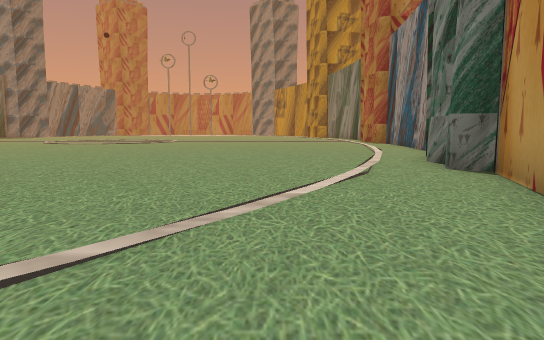
[1] (above)

19 first-person views from a walk through a scene from a Unity 3-D project. The camera is 1.5 m above the floor, tilts 6° down and sees 70° across. The floor is counted in squares, 2 m on a side. Each view is taken from the middle of a square. On the plan, view 1 faces up. The plan holds only what a view shows up to about 12 squares ahead; the rest is blank. The place goes on beyond the plan. The player character is not drawn. Some surface patterns are stand-ins.

[2]
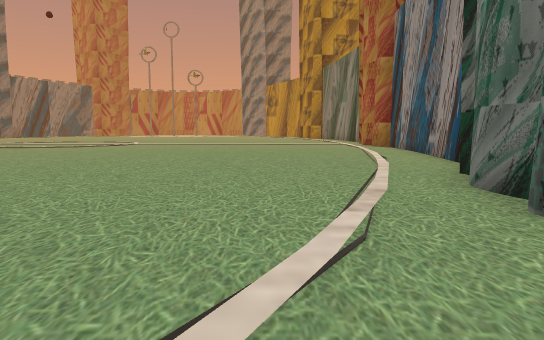

[3]
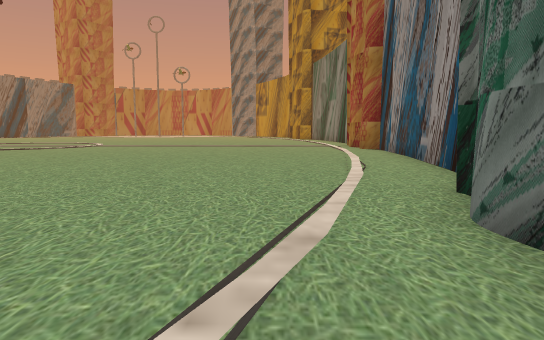

[4]
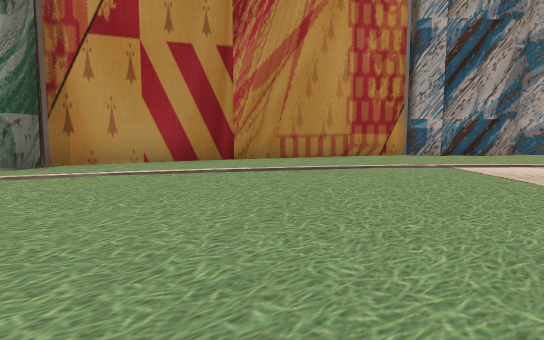

[5]
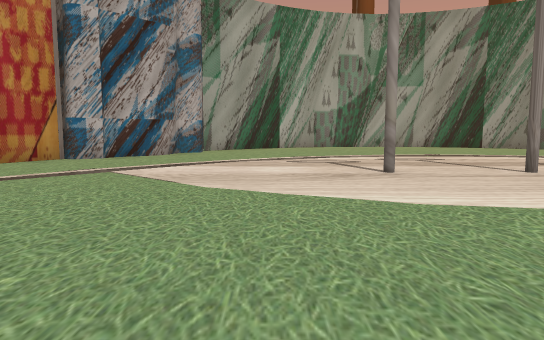

[6]
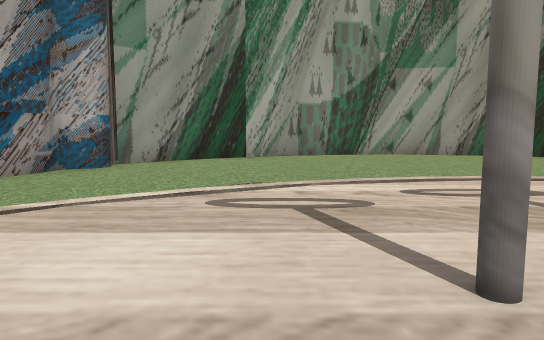

[7]
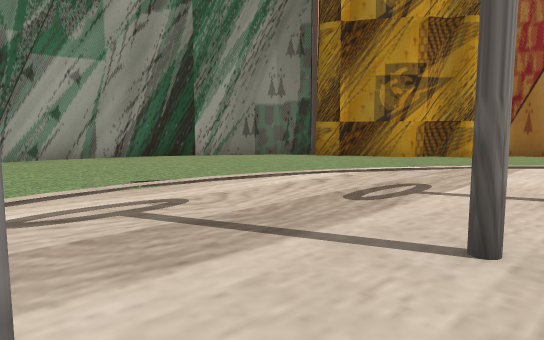

[8]
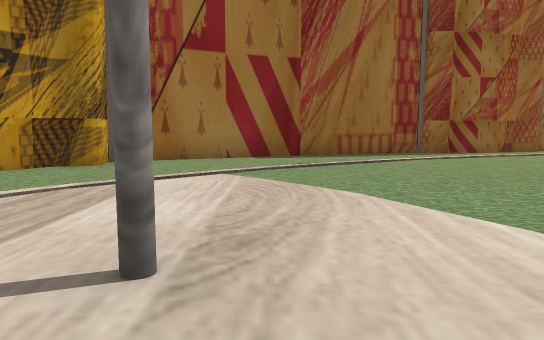

[9]
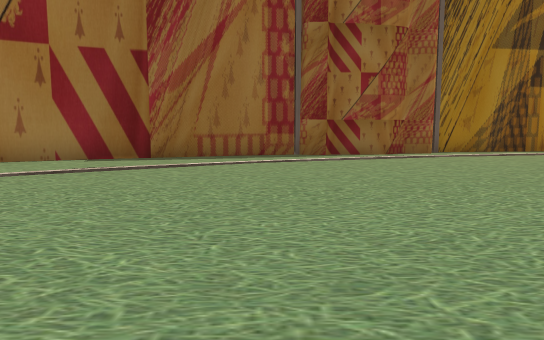

[10]
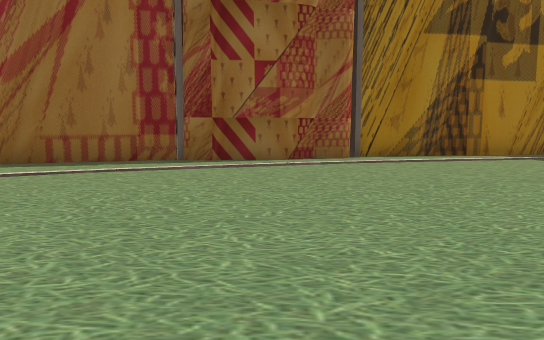

[11]
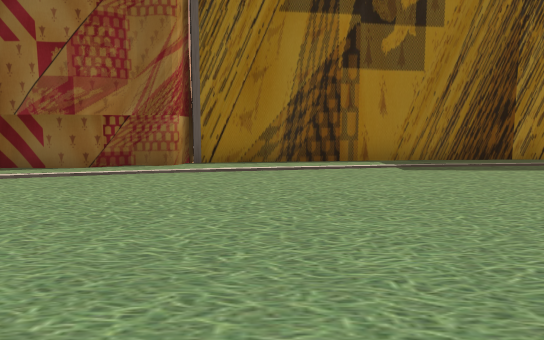

[12]
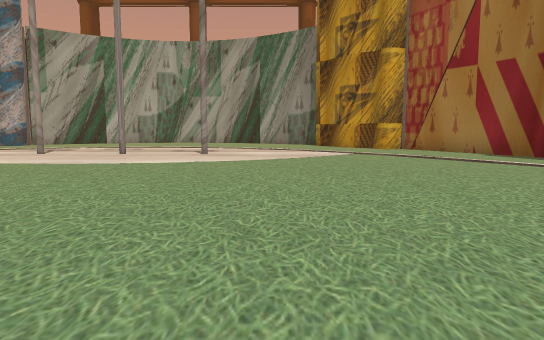

[13]
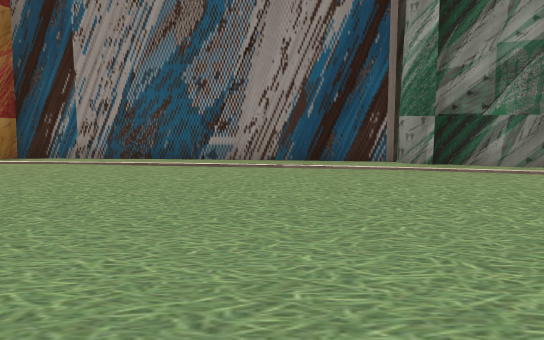

[14]
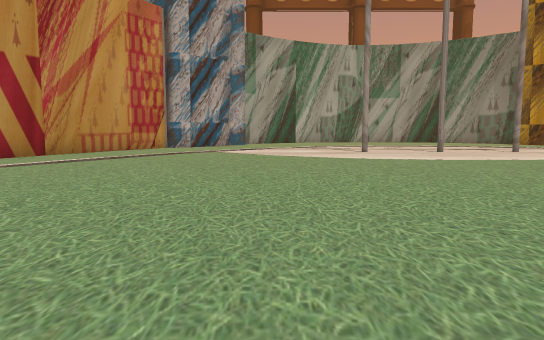

[15]
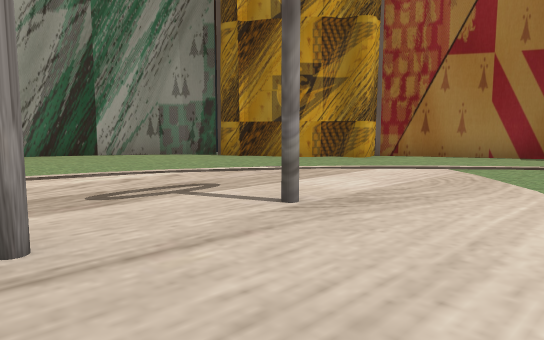

[16]
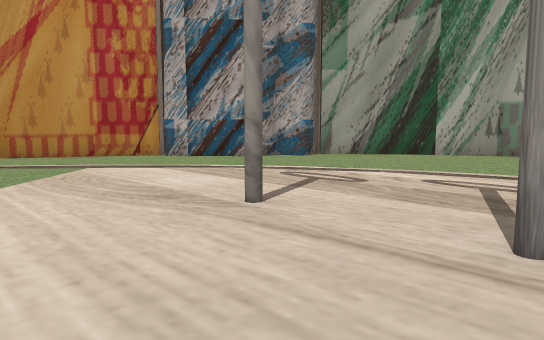

[17]
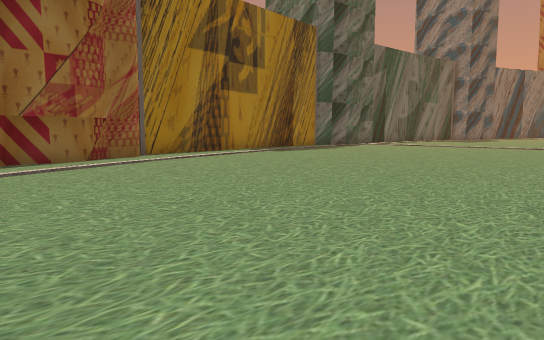

[18]
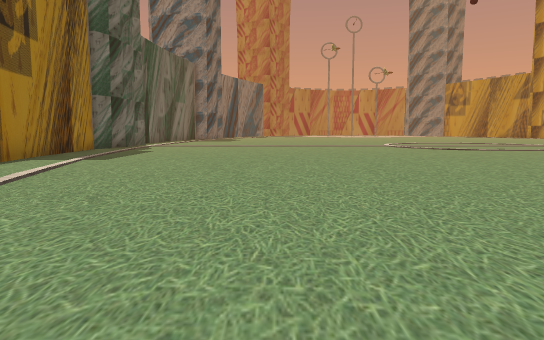

[19]
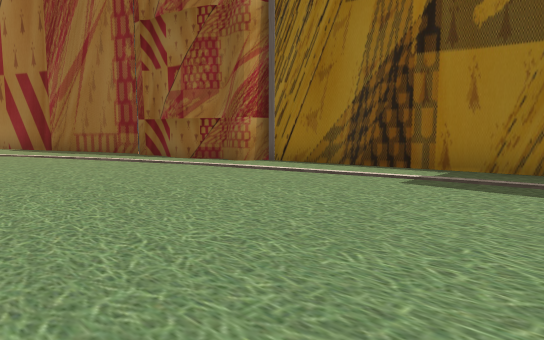

### Floor plan
Key: @ floor where view 1 was taken; # wall or solid block; . floor; = window, fence, low wall or low ledge.
Columns run from 25 left of view 1 to 6 right of it. Each row starts with its distance up from view 1.
 18 #...............   ............#
 17 #...............   ............#
 16 #..............   .............#
 15 #.............    .............#
 14 ##............     ............#
 13  #...........       ...........#
 12  #...........    .............##
 11  ##...........   .............##
 10   #...........    ...........##
  9   #............  ............#
  8   #............. ............#
  7   #..........................#
  6   #..........................#
  5   ##.........................#
  4    #..............=.........##
  3    #.......=................#
  2    ##.......................#
  1     #........#..#.#.... ...##
  0     ##...................@.#
 -1      #....................##
 -2      ###.................##
 -3        ##...............##
 -4         #..............##
 -5         ##.............#
 -6          #............##
 -7          ###.........##
 -8            ##......###
 -9             ########

Positions as (right, up) in squares from view 1, and headings:
1: (0, 0), facing up
2: (1, 4), facing up
3: (2, 6), facing up
4: (-5, 9), facing down-right
5: (-5, 8), facing down
6: (-6, 3), facing down
7: (-7, 2), facing down-left
8: (-10, 2), facing left
9: (-11, 6), facing left
10: (-13, 9), facing left
11: (-15, 13), facing left
12: (-14, 13), facing down
13: (-4, 14), facing right
14: (-4, 14), facing down
15: (-9, 4), facing down-left
16: (-10, 4), facing down-right
17: (-13, 6), facing up-left
18: (-18, 6), facing up
19: (-17, 18), facing down-left
